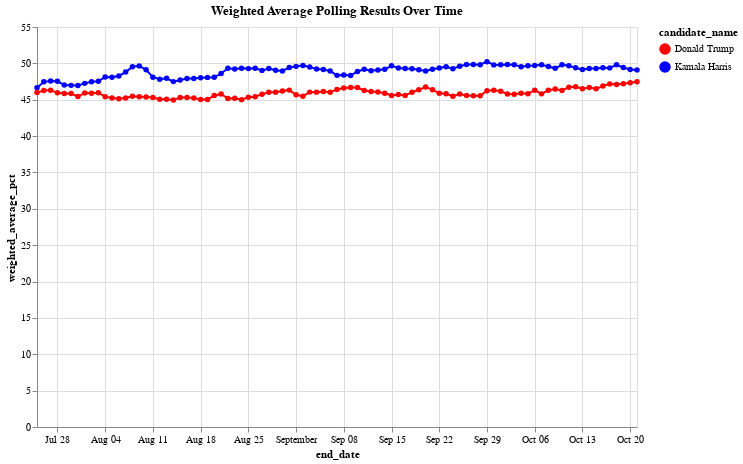

The notebook cell saved with this chart:
### Markdown cell above
Let's view the plot with weight average:

### Code cell
# Create the line chart with points
# Create a customized color encoding for Trump and Harris
color_scale = alt.Scale(domain=['Donald Trump', 'Kamala Harris'], range=['red', 'blue'])

# Create the line chart with points, assigning specific colors to each candidate
chart = alt.Chart(df_weighted_averages).mark_line(point=True).encode(
    x='end_date:T',  # Temporal encoding for end_date
    y='weighted_average_pct:Q',  # Quantitative encoding for weighted averages
    color=alt.Color('candidate_name:N', scale=color_scale),  # Custom color scale for candidates
    tooltip=['end_date', 'candidate_name', 'weighted_average_pct']  # Add tooltips to show details
).properties(
    title='Weighted Average Polling Results Over Time',
    width=600,
    height=400
)

chart.show()

### Figure 1 — Vega-Lite specification as saved in the notebook (floating-point values rounded to 4 significant figures; data arrays with more than 128 entries replaced by an {"elided": "..."} marker saying what was removed)
{"config": {"view": {"continuousWidth": 300, "continuousHeight": 300}}, "data": {"name": "data-eaf9596a4ac3232d8a436ade83a88c5f"}, "mark": {"type": "line", "point": true}, "encoding": {"color": {"field": "candidate_name", "scale": {"domain": ["Donald Trump", "Kamala Harris"], "range": ["red", "blue"]}, "type": "nominal"}, "tooltip": [{"field": "end_date", "type": "temporal"}, {"field": "candidate_name", "type": "nominal"}, {"field": "weighted_average_pct", "type": "quantitative"}], "x": {"field": "end_date", "type": "temporal"}, "y": {"field": "weighted_average_pct", "type": "quantitative"}}, "height": 400, "title": "Weighted Average Polling Results Over Time", "width": 600, "$schema": "https://vega.github.io/schema/vega-lite/v5.20.1.json", "datasets": {"data-eaf9596a4ac3232d8a436ade83a88c5f": {"elided": "178 records"}}}
